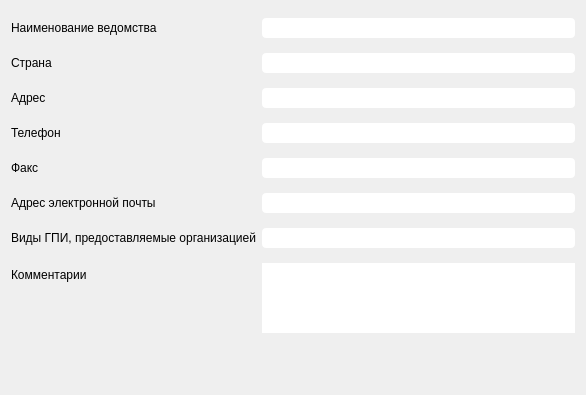
<?xml version="1.0" encoding="UTF-8"?>
<ui version="4.0">
 <class>EditDepartments</class>
 <widget class="QWidget" name="EditDepartments">
  <property name="geometry">
   <rect>
    <x>0</x>
    <y>0</y>
    <width>586</width>
    <height>395</height>
   </rect>
  </property>
  <property name="font">
   <font>
    <pointsize>9</pointsize>
   </font>
  </property>
  <property name="windowTitle">
   <string>Новая запись</string>
  </property>
  <layout class="QGridLayout" name="gridLayout">
   <item row="0" column="0" colspan="2">
    <layout class="QFormLayout" name="formLayout">
     <property name="verticalSpacing">
      <number>13</number>
     </property>
     <property name="topMargin">
      <number>5</number>
     </property>
     <item row="0" column="0">
      <widget class="QLabel" name="label">
       <property name="font">
        <font>
         <pointsize>9</pointsize>
        </font>
       </property>
       <property name="text">
        <string>Наименование ведомства</string>
       </property>
      </widget>
     </item>
     <item row="0" column="1">
      <widget class="QLineEdit" name="lineName">
       <property name="font">
        <font>
         <pointsize>9</pointsize>
        </font>
       </property>
       <property name="styleSheet">
        <string notr="true">QLineEdit{
border-radius:4;
border-width:1px;
max-height:20px;
min-height:20px;

}</string>
       </property>
      </widget>
     </item>
     <item row="1" column="0">
      <widget class="QLabel" name="label_3">
       <property name="font">
        <font>
         <pointsize>9</pointsize>
        </font>
       </property>
       <property name="text">
        <string>Страна</string>
       </property>
      </widget>
     </item>
     <item row="1" column="1">
      <widget class="QLineEdit" name="lineCountry">
       <property name="font">
        <font>
         <pointsize>9</pointsize>
        </font>
       </property>
       <property name="styleSheet">
        <string notr="true">QLineEdit{
border-radius:4;
border-width:1px;
max-height:20px;
min-height:20px;

}</string>
       </property>
      </widget>
     </item>
     <item row="2" column="0">
      <widget class="QLabel" name="label_2">
       <property name="font">
        <font>
         <pointsize>9</pointsize>
        </font>
       </property>
       <property name="text">
        <string>Адрес</string>
       </property>
      </widget>
     </item>
     <item row="2" column="1">
      <widget class="QLineEdit" name="lineAddress">
       <property name="font">
        <font>
         <pointsize>9</pointsize>
        </font>
       </property>
       <property name="styleSheet">
        <string notr="true">QLineEdit{
border-radius:4;
border-width:1px;
max-height:20px;
min-height:20px;

}</string>
       </property>
      </widget>
     </item>
     <item row="3" column="0">
      <widget class="QLabel" name="label_4">
       <property name="font">
        <font>
         <pointsize>9</pointsize>
        </font>
       </property>
       <property name="text">
        <string>Телефон</string>
       </property>
      </widget>
     </item>
     <item row="3" column="1">
      <widget class="QLineEdit" name="linePhone">
       <property name="font">
        <font>
         <pointsize>9</pointsize>
        </font>
       </property>
       <property name="styleSheet">
        <string notr="true">QLineEdit{
border-radius:4;
border-width:1px;
max-height:20px;
min-height:20px;

}</string>
       </property>
      </widget>
     </item>
     <item row="4" column="0">
      <widget class="QLabel" name="label_5">
       <property name="font">
        <font>
         <pointsize>9</pointsize>
        </font>
       </property>
       <property name="text">
        <string>Факс</string>
       </property>
      </widget>
     </item>
     <item row="4" column="1">
      <widget class="QLineEdit" name="lineFax">
       <property name="font">
        <font>
         <pointsize>9</pointsize>
        </font>
       </property>
       <property name="styleSheet">
        <string notr="true">QLineEdit{
border-radius:4;
border-width:1px;
max-height:20px;
min-height:20px;

}</string>
       </property>
      </widget>
     </item>
     <item row="5" column="0">
      <widget class="QLabel" name="label_7">
       <property name="font">
        <font>
         <pointsize>9</pointsize>
        </font>
       </property>
       <property name="text">
        <string>Адрес электронной почты</string>
       </property>
      </widget>
     </item>
     <item row="5" column="1">
      <widget class="QLineEdit" name="lineEmail">
       <property name="font">
        <font>
         <pointsize>9</pointsize>
        </font>
       </property>
       <property name="styleSheet">
        <string notr="true">QLineEdit{
border-radius:4;
border-width:1px;
max-height:20px;
min-height:20px;

}</string>
       </property>
      </widget>
     </item>
     <item row="6" column="0">
      <widget class="QLabel" name="label_8">
       <property name="font">
        <font>
         <pointsize>9</pointsize>
        </font>
       </property>
       <property name="text">
        <string>Виды ГПИ, предоставляемые организацией</string>
       </property>
      </widget>
     </item>
     <item row="6" column="1">
      <widget class="QLineEdit" name="lineGPI">
       <property name="font">
        <font>
         <pointsize>9</pointsize>
        </font>
       </property>
       <property name="styleSheet">
        <string notr="true">QLineEdit{
border-radius:4;
border-width:1px;
max-height:20px;
min-height:20px;

}</string>
       </property>
      </widget>
     </item>
     <item row="7" column="0">
      <widget class="QLabel" name="label_6">
       <property name="font">
        <font>
         <pointsize>9</pointsize>
        </font>
       </property>
       <property name="text">
        <string>Комментарии</string>
       </property>
      </widget>
     </item>
     <item row="7" column="1">
      <widget class="QTextEdit" name="textEdit">
       <property name="styleSheet">
        <string notr="true">QTextEdit{
border-radius:8;
border-width:1px;
max-height:70px;
min-height:70px;

}</string>
       </property>
      </widget>
     </item>
    </layout>
   </item>
   <item row="1" column="1">
    <layout class="QHBoxLayout" name="horizontalLayout">
     <property name="spacing">
      <number>30</number>
     </property>
     <item>
      <spacer name="horizontalSpacer">
       <property name="orientation">
        <enum>Qt::Horizontal</enum>
       </property>
       <property name="sizeHint" stdset="0">
        <size>
         <width>40</width>
         <height>20</height>
        </size>
       </property>
      </spacer>
     </item>
     <item>
      <widget class="QPushButton" name="btnCreate">
       <property name="font">
        <font>
         <pointsize>9</pointsize>
        </font>
       </property>
       <property name="styleSheet">
        <string notr="true">QPushButton{
border:0px

}
</string>
       </property>
       <property name="text">
        <string/>
       </property>
       <property name="icon">
        <iconset resource="icons/ViewWindowRes.qrc">
         <normaloff>:/check.png</normaloff>:/check.png</iconset>
       </property>
       <property name="iconSize">
        <size>
         <width>30</width>
         <height>30</height>
        </size>
       </property>
       <property name="flat">
        <bool>true</bool>
       </property>
      </widget>
     </item>
     <item>
      <widget class="QPushButton" name="btnCancel">
       <property name="font">
        <font>
         <pointsize>9</pointsize>
        </font>
       </property>
       <property name="styleSheet">
        <string notr="true">QPushButton{
border:0px}</string>
       </property>
       <property name="text">
        <string/>
       </property>
       <property name="icon">
        <iconset resource="icons/ViewWindowRes.qrc">
         <normaloff>:/close.png</normaloff>:/close.png</iconset>
       </property>
       <property name="iconSize">
        <size>
         <width>30</width>
         <height>30</height>
        </size>
       </property>
       <property name="flat">
        <bool>true</bool>
       </property>
      </widget>
     </item>
     <item>
      <spacer name="horizontalSpacer_2">
       <property name="orientation">
        <enum>Qt::Horizontal</enum>
       </property>
       <property name="sizeHint" stdset="0">
        <size>
         <width>40</width>
         <height>20</height>
        </size>
       </property>
      </spacer>
     </item>
    </layout>
   </item>
   <item row="2" column="0" colspan="2">
    <widget class="QLabel" name="lineError">
     <property name="font">
      <font>
       <pointsize>9</pointsize>
      </font>
     </property>
     <property name="text">
      <string/>
     </property>
    </widget>
   </item>
  </layout>
 </widget>
 <resources>
  <include location="icons/ViewWindowRes.qrc"/>
 </resources>
 <connections>
  <connection>
   <sender>btnCancel</sender>
   <signal>clicked()</signal>
   <receiver>EditDepartments</receiver>
   <slot>close()</slot>
   <hints>
    <hint type="sourcelabel">
     <x>271</x>
     <y>278</y>
    </hint>
    <hint type="destinationlabel">
     <x>239</x>
     <y>161</y>
    </hint>
   </hints>
  </connection>
 </connections>
</ui>
